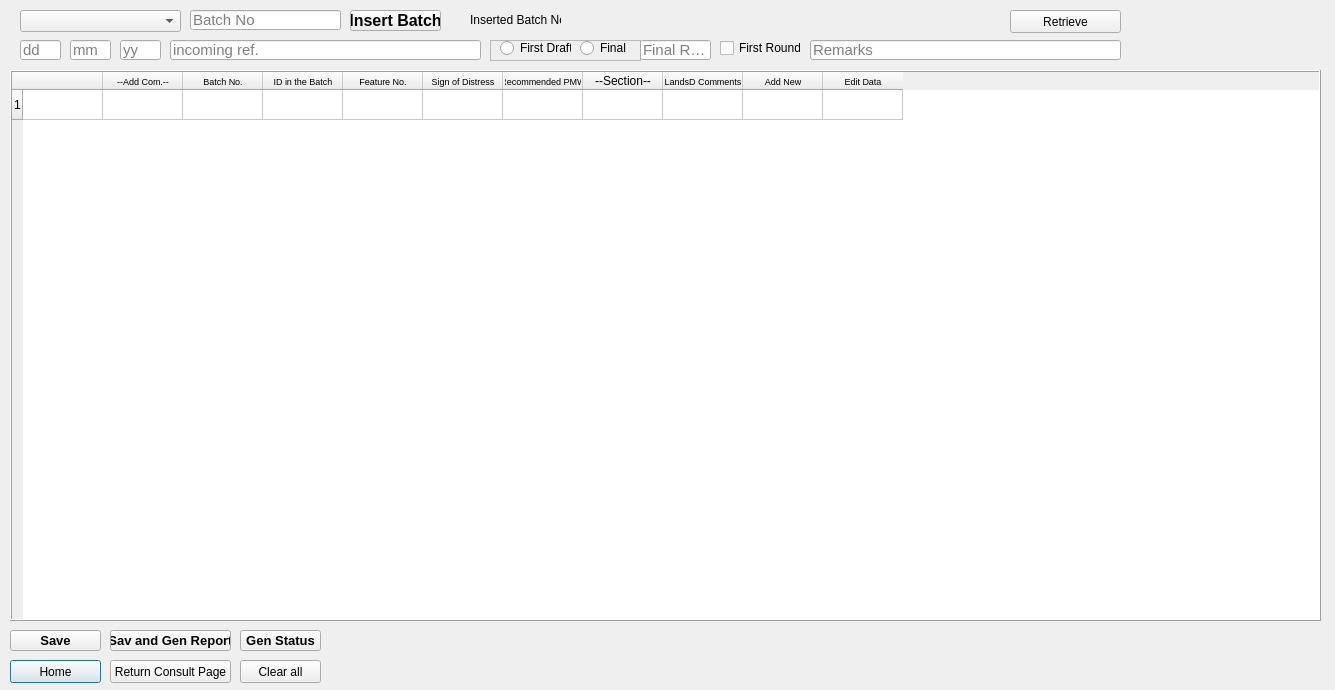
<?xml version="1.0" encoding="UTF-8"?>
<ui version="4.0">
 <class>Dialog</class>
 <widget class="QDialog" name="Dialog">
  <property name="geometry">
   <rect>
    <x>0</x>
    <y>0</y>
    <width>1335</width>
    <height>690</height>
   </rect>
  </property>
  <property name="windowTitle">
   <string>Dialog</string>
  </property>
  <widget class="QPushButton" name="T2_CheckEI_home_but">
   <property name="geometry">
    <rect>
     <x>10</x>
     <y>660</y>
     <width>91</width>
     <height>23</height>
    </rect>
   </property>
   <property name="text">
    <string>Home</string>
   </property>
  </widget>
  <widget class="QPushButton" name="T2_CheckEI_Return_but">
   <property name="geometry">
    <rect>
     <x>110</x>
     <y>660</y>
     <width>121</width>
     <height>23</height>
    </rect>
   </property>
   <property name="text">
    <string>Return Consult Page</string>
   </property>
  </widget>
  <widget class="QTableWidget" name="T2_CheckEI_table">
   <property name="geometry">
    <rect>
     <x>10</x>
     <y>70</y>
     <width>1311</width>
     <height>551</height>
    </rect>
   </property>
   <property name="frameShape">
    <enum>QFrame::Box</enum>
   </property>
   <property name="frameShadow">
    <enum>QFrame::Raised</enum>
   </property>
   <property name="sizeAdjustPolicy">
    <enum>QAbstractScrollArea::AdjustIgnored</enum>
   </property>
   <property name="rowCount">
    <number>1</number>
   </property>
   <attribute name="horizontalHeaderMinimumSectionSize">
    <number>25</number>
   </attribute>
   <attribute name="horizontalHeaderDefaultSectionSize">
    <number>80</number>
   </attribute>
   <row/>
   <column>
    <property name="text">
     <string/>
    </property>
    <property name="font">
     <font>
      <pointsize>7</pointsize>
     </font>
    </property>
   </column>
   <column>
    <property name="text">
     <string>--Add Com.--</string>
    </property>
    <property name="font">
     <font>
      <pointsize>7</pointsize>
     </font>
    </property>
   </column>
   <column>
    <property name="text">
     <string>Batch No.</string>
    </property>
    <property name="font">
     <font>
      <pointsize>7</pointsize>
     </font>
    </property>
   </column>
   <column>
    <property name="text">
     <string>ID in the Batch</string>
    </property>
    <property name="font">
     <font>
      <pointsize>7</pointsize>
     </font>
    </property>
   </column>
   <column>
    <property name="text">
     <string>Feature No.</string>
    </property>
    <property name="font">
     <font>
      <pointsize>7</pointsize>
     </font>
    </property>
   </column>
   <column>
    <property name="text">
     <string>Sign of Distress</string>
    </property>
    <property name="font">
     <font>
      <pointsize>7</pointsize>
     </font>
    </property>
   </column>
   <column>
    <property name="text">
     <string>Recommended PMW</string>
    </property>
    <property name="font">
     <font>
      <pointsize>7</pointsize>
     </font>
    </property>
   </column>
   <column>
    <property name="text">
     <string>--Section--</string>
    </property>
    <property name="font">
     <font>
      <pointsize>9</pointsize>
     </font>
    </property>
   </column>
   <column>
    <property name="text">
     <string>LandsD Comments</string>
    </property>
    <property name="font">
     <font>
      <pointsize>7</pointsize>
     </font>
    </property>
   </column>
   <column>
    <property name="text">
     <string>Add New</string>
    </property>
    <property name="font">
     <font>
      <pointsize>7</pointsize>
     </font>
    </property>
   </column>
   <column>
    <property name="text">
     <string>Edit Data</string>
    </property>
    <property name="font">
     <font>
      <pointsize>7</pointsize>
     </font>
    </property>
   </column>
  </widget>
  <widget class="QPushButton" name="T2_CheckEI_Save_Table_but">
   <property name="geometry">
    <rect>
     <x>10</x>
     <y>630</y>
     <width>91</width>
     <height>21</height>
    </rect>
   </property>
   <property name="font">
    <font>
     <pointsize>10</pointsize>
     <weight>75</weight>
     <bold>true</bold>
    </font>
   </property>
   <property name="text">
    <string>Save</string>
   </property>
  </widget>
  <widget class="QLineEdit" name="T2_CheckEI_batch_le">
   <property name="geometry">
    <rect>
     <x>190</x>
     <y>10</y>
     <width>151</width>
     <height>20</height>
    </rect>
   </property>
   <property name="font">
    <font>
     <pointsize>11</pointsize>
    </font>
   </property>
   <property name="inputMask">
    <string/>
   </property>
   <property name="text">
    <string/>
   </property>
   <property name="placeholderText">
    <string>Batch No</string>
   </property>
  </widget>
  <widget class="QPushButton" name="T2_CheckEI_insert_batch_but">
   <property name="geometry">
    <rect>
     <x>350</x>
     <y>10</y>
     <width>91</width>
     <height>21</height>
    </rect>
   </property>
   <property name="font">
    <font>
     <pointsize>12</pointsize>
     <weight>75</weight>
     <bold>true</bold>
    </font>
   </property>
   <property name="text">
    <string>Insert Batch</string>
   </property>
  </widget>
  <widget class="QPushButton" name="T2_CheckEI_Save_Gen_Report_but">
   <property name="geometry">
    <rect>
     <x>110</x>
     <y>630</y>
     <width>121</width>
     <height>21</height>
    </rect>
   </property>
   <property name="font">
    <font>
     <pointsize>10</pointsize>
     <weight>75</weight>
     <bold>true</bold>
    </font>
   </property>
   <property name="text">
    <string>Sav and Gen Report</string>
   </property>
  </widget>
  <widget class="QComboBox" name="T2_CheckEI_Consultancy_Com">
   <property name="geometry">
    <rect>
     <x>20</x>
     <y>10</y>
     <width>161</width>
     <height>22</height>
    </rect>
   </property>
  </widget>
  <widget class="QPushButton" name="T2_CheckEI_retri_but">
   <property name="geometry">
    <rect>
     <x>1010</x>
     <y>10</y>
     <width>111</width>
     <height>23</height>
    </rect>
   </property>
   <property name="text">
    <string>Retrieve</string>
   </property>
  </widget>
  <widget class="QPushButton" name="T2_CheckEI_Clear_All_but">
   <property name="geometry">
    <rect>
     <x>240</x>
     <y>660</y>
     <width>81</width>
     <height>23</height>
    </rect>
   </property>
   <property name="text">
    <string>Clear all</string>
   </property>
  </widget>
  <widget class="QLineEdit" name="T2_CheckEI_incoming_le">
   <property name="geometry">
    <rect>
     <x>170</x>
     <y>40</y>
     <width>311</width>
     <height>20</height>
    </rect>
   </property>
   <property name="font">
    <font>
     <pointsize>11</pointsize>
    </font>
   </property>
   <property name="inputMask">
    <string/>
   </property>
   <property name="text">
    <string/>
   </property>
   <property name="placeholderText">
    <string>incoming ref.</string>
   </property>
  </widget>
  <widget class="QFrame" name="frame">
   <property name="geometry">
    <rect>
     <x>490</x>
     <y>40</y>
     <width>151</width>
     <height>21</height>
    </rect>
   </property>
   <property name="frameShape">
    <enum>QFrame::StyledPanel</enum>
   </property>
   <property name="frameShadow">
    <enum>QFrame::Sunken</enum>
   </property>
   <widget class="QRadioButton" name="T2_CheckEI_first_draft_rad">
    <property name="geometry">
     <rect>
      <x>10</x>
      <y>0</y>
      <width>71</width>
      <height>16</height>
     </rect>
    </property>
    <property name="text">
     <string>First Draft</string>
    </property>
   </widget>
   <widget class="QRadioButton" name="T2_CheckEI_final_draft_rad">
    <property name="geometry">
     <rect>
      <x>90</x>
      <y>0</y>
      <width>51</width>
      <height>16</height>
     </rect>
    </property>
    <property name="text">
     <string>Final</string>
    </property>
   </widget>
  </widget>
  <widget class="QLineEdit" name="T2_CheckEI_incoming_day_le">
   <property name="geometry">
    <rect>
     <x>20</x>
     <y>40</y>
     <width>41</width>
     <height>20</height>
    </rect>
   </property>
   <property name="font">
    <font>
     <pointsize>11</pointsize>
    </font>
   </property>
   <property name="placeholderText">
    <string>dd</string>
   </property>
  </widget>
  <widget class="QLineEdit" name="T2_CheckEI_incoming_month_le">
   <property name="geometry">
    <rect>
     <x>70</x>
     <y>40</y>
     <width>41</width>
     <height>20</height>
    </rect>
   </property>
   <property name="font">
    <font>
     <pointsize>11</pointsize>
    </font>
   </property>
   <property name="placeholderText">
    <string>mm</string>
   </property>
  </widget>
  <widget class="QLineEdit" name="T2_CheckEI_incoming_year_le">
   <property name="geometry">
    <rect>
     <x>120</x>
     <y>40</y>
     <width>41</width>
     <height>20</height>
    </rect>
   </property>
   <property name="font">
    <font>
     <pointsize>11</pointsize>
    </font>
   </property>
   <property name="placeholderText">
    <string>yy</string>
   </property>
  </widget>
  <widget class="QLineEdit" name="T2_CheckEI_final_rev_le">
   <property name="geometry">
    <rect>
     <x>640</x>
     <y>40</y>
     <width>71</width>
     <height>20</height>
    </rect>
   </property>
   <property name="font">
    <font>
     <pointsize>11</pointsize>
    </font>
   </property>
   <property name="placeholderText">
    <string>Final Rev.</string>
   </property>
  </widget>
  <widget class="QPushButton" name="T2_CheckEI_Save_Gen_Status_but">
   <property name="geometry">
    <rect>
     <x>240</x>
     <y>630</y>
     <width>81</width>
     <height>21</height>
    </rect>
   </property>
   <property name="font">
    <font>
     <pointsize>10</pointsize>
     <weight>75</weight>
     <bold>true</bold>
    </font>
   </property>
   <property name="text">
    <string>Gen Status</string>
   </property>
  </widget>
  <widget class="QLabel" name="T2_CheckEI_Batch_lst_lab">
   <property name="geometry">
    <rect>
     <x>580</x>
     <y>10</y>
     <width>291</width>
     <height>16</height>
    </rect>
   </property>
   <property name="font">
    <font>
     <pointsize>12</pointsize>
    </font>
   </property>
   <property name="text">
    <string/>
   </property>
  </widget>
  <widget class="QLabel" name="label">
   <property name="geometry">
    <rect>
     <x>470</x>
     <y>10</y>
     <width>91</width>
     <height>20</height>
    </rect>
   </property>
   <property name="text">
    <string>Inserted Batch Nos.</string>
   </property>
  </widget>
  <widget class="QLineEdit" name="T2_CheckEI_remarks_le">
   <property name="geometry">
    <rect>
     <x>810</x>
     <y>40</y>
     <width>311</width>
     <height>20</height>
    </rect>
   </property>
   <property name="font">
    <font>
     <pointsize>11</pointsize>
    </font>
   </property>
   <property name="placeholderText">
    <string>Remarks</string>
   </property>
  </widget>
  <widget class="QCheckBox" name="T2_CheckEI_First_Round_check">
   <property name="geometry">
    <rect>
     <x>720</x>
     <y>40</y>
     <width>81</width>
     <height>16</height>
    </rect>
   </property>
   <property name="text">
    <string>First Round</string>
   </property>
  </widget>
 </widget>
 <tabstops>
  <tabstop>T2_CheckEI_Consultancy_Com</tabstop>
  <tabstop>T2_CheckEI_batch_le</tabstop>
  <tabstop>T2_CheckEI_first_draft_rad</tabstop>
  <tabstop>T2_CheckEI_final_draft_rad</tabstop>
  <tabstop>T2_CheckEI_final_rev_le</tabstop>
  <tabstop>T2_CheckEI_incoming_day_le</tabstop>
  <tabstop>T2_CheckEI_incoming_month_le</tabstop>
  <tabstop>T2_CheckEI_incoming_year_le</tabstop>
  <tabstop>T2_CheckEI_incoming_le</tabstop>
  <tabstop>T2_CheckEI_insert_batch_but</tabstop>
  <tabstop>T2_CheckEI_retri_but</tabstop>
  <tabstop>T2_CheckEI_table</tabstop>
  <tabstop>T2_CheckEI_Save_Table_but</tabstop>
  <tabstop>T2_CheckEI_Save_Gen_Report_but</tabstop>
  <tabstop>T2_CheckEI_home_but</tabstop>
  <tabstop>T2_CheckEI_Return_but</tabstop>
  <tabstop>T2_CheckEI_Clear_All_but</tabstop>
 </tabstops>
 <resources/>
 <connections/>
</ui>
